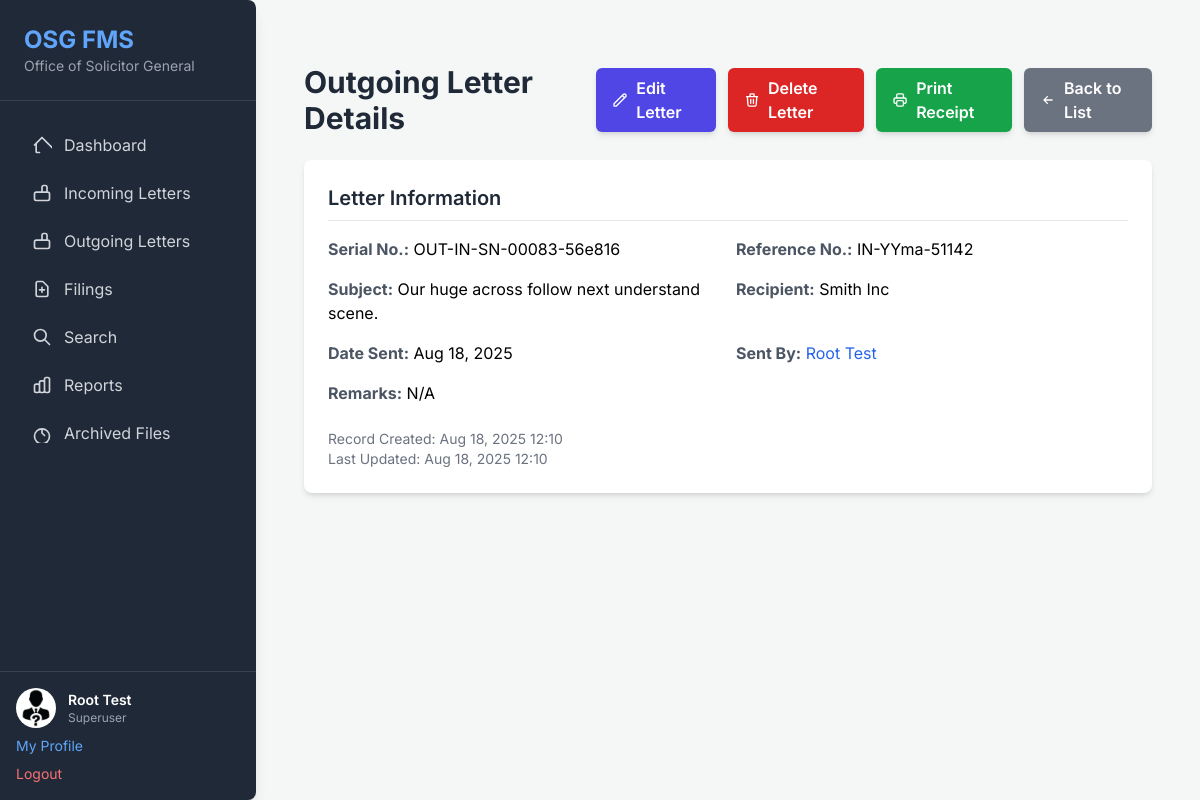
The app's page /file-manager/letters/outgoing/102/ (signed in) with its own data.
### osg_project/file_manager_app/models.py (models this page shows, shortened)
class Profile(models.Model):
    ROLE_CHOICES = [
        ('officer', 'Officer'),
        ('superuser', 'Superuser'), # Renamed 'admin' to 'superuser' for clarity with Django's built-in concept
    ]
    user = models.OneToOneField(User, on_delete=models.CASCADE, related_name='profile',
                                help_text="The associated Django User account.")
    role = models.CharField(
        max_length=10,
        choices=ROLE_CHOICES,
        default='officer', # Default to 'officer' as most users will be officers
        help_text="The role of the user within the system (Officer or Superuser)."
    )
    employee_number = models.CharField(
        max_length=50,
        unique=True,
        help_text="Unique employee identification number."
    )
    profile_picture = models.ImageField(
        upload_to='profile_pics/',
        blank=True,
        null=True,
        help_text="Optional profile picture for the user."
    )
    class Meta:
        verbose_name = "User Profile"
        verbose_name_plural = "User Profiles"

class OutgoingLetter(models.Model):
    date_sent = models.DateField(
        default=timezone.now,
        verbose_name="Date Sent",
        help_text="The date the letter was dispatched."
    )
    serial_number = models.CharField(
        max_length=50,
        unique=True, # Assuming serial number should be unique for outgoing letters
        verbose_name="Serial No.",
        help_text="Unique serial number assigned upon dispatch."
    )
    reference = models.CharField(
        max_length=100,
        unique=True, # Assuming reference should be unique
        verbose_name="Reference No.",
        help_text="The reference number of the outgoing letter."
    )
    subject = models.CharField(
        max_length=255,
        verbose_name="Subject",
        help_text="The subject line of the letter."
    )
    recipient = models.CharField(
        max_length=255,
        verbose_name="Recipient",
        help_text="The name of the person or entity receiving the letter."
    )
    sent_by = models.ForeignKey(
        User,
        on_delete=models.SET_NULL,
        null=True,
        blank=True,
        related_name='outgoing_letters_sent',
        verbose_name="Sent By Officer",
        help_text="The officer who dispatched this letter."
    )
    scanned_copy = models.FileField(
        upload_to='outgoing_letters/',
        blank=True,
        null=True
    )
    receipt_file = models.FileField(
        upload_to='outgoing_receipts/',
        blank=True,
        null=True
    )
    remarks = models.TextField(
        verbose_name="Remarks",
        blank=True,
        help_text="Any additional remarks or notes about the letter."
    )
    created_at = models.DateTimeField(auto_now_add=True)
    updated_at = models.DateTimeField(auto_now=True)
    class Meta:
        verbose_name = "Outgoing Letter"
        verbose_name_plural = "Outgoing Letters"
        ordering = ['-date_sent', '-serial_number']

### osg_project/file_manager_app/views.py (the view)
# urls.py: path('letters/outgoing/<int:pk>/', views.outgoing_letter_detail, name='outgoing_letter_detail'),
@login_required
def outgoing_letter_detail(request, pk):
    letter = get_object_or_404(OutgoingLetter.objects.select_related('sent_by'), pk=pk)
    context = {'outgoing_letter': letter}
    return render(request, 'outgoing_letters/outgoing_letter_detail.html', context)

### osg_project/file_manager_app/templates/outgoing_letters/outgoing_letter_detail.html (shortened to what this page needs)
{% extends 'base.html' %}
{% block content %}
<div class="container mx-auto px-4 py-8">
    <div class="flex justify-between items-center mb-6">
        <h2 class="text-3xl font-bold text-gray-800">Outgoing Letter Details</h2>
        <div class="flex space-x-3">
            <a href="{% url 'file_manager_app:outgoing_letter_edit' outgoing_letter.pk %}" class="bg-indigo-600 hover:bg-indigo-700 text-white font-semibold py-2 px-4 rounded-md shadow-md transition duration-150 ease-in-out flex items-center">
                <svg class="w-5 h-5 mr-2" fill="none" stroke="currentColor" viewBox="0 0 24 24" xmlns="http://www.w3.org/2000/svg"><path stroke-linecap="round" stroke-linejoin="round" stroke-width="2" d="M15.232 5.232l3.536 3.536m-2.036-5.036a2.5 2.5 0 113.536 3.536L6.5 21.036H3v-3.572L16.732 3.732z"></path></svg>
                Edit Letter
            </a>
            <a href="{% url 'file_manager_app:outgoing_letter_confirm_delete' outgoing_letter.pk %}" class="bg-red-600 hover:bg-red-700 text-white font-semibold py-2 px-4 rounded-md shadow-md transition duration-150 ease-in-out flex items-center">
                Delete Letter
            </a>
            <a href="{% url 'file_manager_app:outgoing_letter_receipt' outgoing_letter.pk %}" target="_blank" class="bg-green-600 hover:bg-green-700 text-white font-semibold py-2 px-4 rounded-md shadow-md transition duration-150 ease-in-out flex items-center">
                Print Receipt
            </a>
            <a href="{% url 'file_manager_app:outgoing_letter_list' %}" class="bg-gray-500 hover:bg-gray-600 text-white font-semibold py-2 px-4 rounded-md shadow-md transition duration-150 ease-in-out flex items-center">
                <svg class="w-5 h-5 mr-2" fill="none" stroke="currentColor" viewBox="0 0 24 24" xmlns="http://www.w3.org/2000/svg"><path stroke-linecap="round" stroke-linejoin="round" stroke-width="2" d="M11 17l-5-5m0 0l5-5m-5 5h12"></path></svg>
                Back to List
            </a>
        </div>
    </div>
    <div class="bg-white shadow-md rounded-lg p-6 mb-8">
        <h3 class="text-xl font-semibold text-gray-800 mb-4 border-b pb-2">Letter Information</h3>
        <div class="grid grid-cols-1 md:grid-cols-2 gap-4">
            <div><strong class="text-gray-600">Serial No.:</strong> {{ outgoing_letter.serial_number }}</div>
            <div><strong class="text-gray-600">Reference No.:</strong> {{ outgoing_letter.reference }}</div>
            <div><strong class="text-gray-600">Subject:</strong> {{ outgoing_letter.subject }}</div>
            <div><strong class="text-gray-600">Recipient:</strong> {{ outgoing_letter.recipient }}</div>
            <div><strong class="text-gray-600">Date Sent:</strong> {{ outgoing_letter.date_sent|date:"M d, Y" }}</div>
            <div><strong class="text-gray-600">Sent By:</strong>
                {% if outgoing_letter.sent_by %}
                    <a href="{% url 'file_manager_app:user_detail' outgoing_letter.sent_by.pk %}" class="text-blue-600 hover:underline">
                        {{ outgoing_letter.sent_by.first_name }} {{ outgoing_letter.sent_by.last_name }}
                    </a>
                {% else %}
                    N/A
                {% endif %}
            </div>
            <div class="md:col-span-2"><strong class="text-gray-600">Remarks:</strong> {{ outgoing_letter.remarks|default:"N/A" }}</div>
        </div>
        <div class="mt-6 text-sm text-gray-500">
            <p>Record Created: {{ outgoing_letter.created_at|date:"M d, Y H:i" }}</p>
            <p>Last Updated: {{ outgoing_letter.updated_at|date:"M d, Y H:i" }}</p>
        </div>
    </div>
</div>
{% endblock %}

### osg_project/file_manager_app/templates/base.html (shortened to what this page needs)
<!DOCTYPE html>
<html lang="en">
<head>
    <script src="https://cdn.tailwindcss.com"></script>
</head>
<body class="flex min-h-screen">
    <aside class="w-64 bg-gray-800 text-white flex flex-col shadow-lg rounded-r-lg">
        <div class="p-6 border-b border-gray-700">
            <h1 class="text-2xl font-bold text-blue-400">OSG FMS</h1>
            <p class="text-sm text-gray-400">Office of Solicitor General</p>
        </div>
        <nav class="flex-1 px-4 py-6 space-y-2">
            <a href="{% url 'file_manager_app:dashboard' %}" class="flex items-center px-4 py-2 rounded-md text-gray-300 hover:bg-gray-700 hover:text-white transition duration-150 ease-in-out">
                Dashboard
            </a>
            <a href="{% url 'file_manager_app:incoming_letter_list' %}" class="flex items-center px-4 py-2 rounded-md text-gray-300 hover:bg-gray-700 hover:text-white transition duration-150 ease-in-out">
                <svg class="w-5 h-5 mr-3" fill="none" stroke="currentColor" viewBox="0 0 24 24" xmlns="http://www.w3.org/2000/svg"><path stroke-linecap="round" stroke-linejoin="round" stroke-width="2" d="M19 11H5m14 0a2 2 0 012 2v6a2 2 0 01-2 2H5a2 2 0 01-2-2v-6a2 2 0 012-2m7 0V5a2 2 0 012-2h2a2 2 0 012 2v6m-6 0h-2"></path></svg>
                Incoming Letters
            </a>
            <a href="{% url 'file_manager_app:outgoing_letter_list' %}" class="flex items-center px-4 py-2 rounded-md text-gray-300 hover:bg-gray-700 hover:text-white transition duration-150 ease-in-out">
                <svg class="w-5 h-5 mr-3" fill="none" stroke="currentColor" viewBox="0 0 24 24" xmlns="http://www.w3.org/2000/svg"><path stroke-linecap="round" stroke-linejoin="round" stroke-width="2" d="M19 11H5m14 0a2 2 0 012 2v6a2 2 0 01-2 2H5a2 2 0 01-2-2v-6a2 2 0 012-2m7 0V5a2 2 0 012-2h2a2 2 0 012 2v6m-6 0h-2"></path></svg>
                Outgoing Letters
            </a>
            <a href="{% url 'file_manager_app:filing_list' %}" class="flex items-center px-4 py-2 rounded-md text-gray-300 hover:bg-gray-700 hover:text-white transition duration-150 ease-in-out">
                <svg class="w-5 h-5 mr-3" fill="none" stroke="currentColor" viewBox="0 0 24 24" xmlns="http://www.w3.org/2000/svg"><path stroke-linecap="round" stroke-linejoin="round" stroke-width="2" d="M9 13h6m-3-3v6m5 5H7a2 2 0 01-2-2V5a2 2 0 012-2h5.586a1 1 0 01.707.293l5.414 5.414a1 1 0 01.293.707V19a2 2 0 01-2 2z"></path></svg>
                Filings
            </a>
            <a href="{% url 'file_manager_app:search_results' %}" class="flex items-center px-4 py-2 rounded-md text-gray-300 hover:bg-gray-700 hover:text-white transition duration-150 ease-in-out">
                <svg class="w-5 h-5 mr-3" fill="none" stroke="currentColor" viewBox="0 0 24 24" xmlns="http://www.w3.org/2000/svg"><path stroke-linecap="round" stroke-linejoin="round" stroke-width="2" d="M21 21l-6-6m2-5a7 7 0 11-14 0 7 7 0 0114 0z"></path></svg>
                Search
            </a>
            <a href="{% url 'file_manager_app:report_dashboard' %}" class="flex items-center px-4 py-2 rounded-md text-gray-300 hover:bg-gray-700 hover:text-white transition duration-150 ease-in-out">
                Reports
            </a>
            <a href="{% url 'file_manager_app:archived_files_list' %}" class="flex items-center px-4 py-2 rounded-md text-gray-300 hover:bg-gray-700 hover:text-white transition duration-150 ease-in-out">
                <svg class="w-5 h-5 mr-3" fill="none" stroke="currentColor" viewBox="0 0 24 24" xmlns="http://www.w3.org/2000/svg"><path stroke-linecap="round" stroke-linejoin="round" stroke-width="2" d="M12 8v4l3 3m6 1a9 9 0 11-18 0 9 9 0 0118 0z"></path></svg>
                Archived Files
            </a>
        </nav>
        <div class="p-4 border-t border-gray-700">
            {% if user.is_authenticated %}
            <div class="flex items-center mb-2">
                {% if user.profile.profile_picture %}
                    <img src="{{ user.profile.profile_picture.url }}" alt="Profile Picture" class="w-10 h-10 rounded-full mr-3 object-cover">
                {% else %}
                    <div class="w-10 h-10 rounded-full bg-blue-500 flex items-center justify-center text-white text-lg font-bold mr-3">
                        {{ user.first_name|first|upper }}{{ user.last_name|first|upper }}
                    </div>
                {% endif %}
                <div>
                    <p class="text-sm font-semibold">{{ user.first_name }} {{ user.last_name }}</p>
                    <p class="text-xs text-gray-400">{{ user.profile.get_role_display }}</p>
                </div>
            </div>
            <a href="{% url 'file_manager_app:profile_detail' %}" class="block text-sm text-blue-400 hover:text-blue-300 mb-2">My Profile</a>
            <a href="{% url 'file_manager_app:logout' %}" class="block text-sm text-red-400 hover:text-red-300">Logout</a>
            {% else %}
            <p class="text-sm text-gray-400 mb-2">Welcome, Guest!</p>
            <a href="{% url 'file_manager_app:login' %}" class="block text-sm text-blue-400 hover:text-blue-300">Login</a>
            <a href="{% url 'file_manager_app:register' %}" class="block text-sm text-green-400 hover:text-green-300 mt-1">Register</a>
            {% endif %}
        </div>
    </aside>
    <main class="flex-1 p-8 overflow-y-auto">
        {% block content %}{% endblock %}
    </main>
</body>
</html>

### osg_project/file_manager_app/templates/base.html (style rules this page uses)
body { font-family: 'Inter', sans-serif; background-color: #f4f7f6; }

### records on screen
OutgoingLetter: serial_number "OUT-IN-SN-00083-56e816", reference "IN-YYma-51142", subject "Our huge across follow next understand scene.", recipient "Smith Inc", date_sent "Aug 18, 2025", sent_by.first_name "Root", sent_by.last_name "Test", remarks "N/A", created_at "Aug 18, 2025 12:10", updated_at "Aug 18, 2025 12:10"

### other values on screen
{{ user.first_name }} "Root"
{{ user.last_name }} "Test"
{{ user.profile.get_role_display }} "Superuser"
